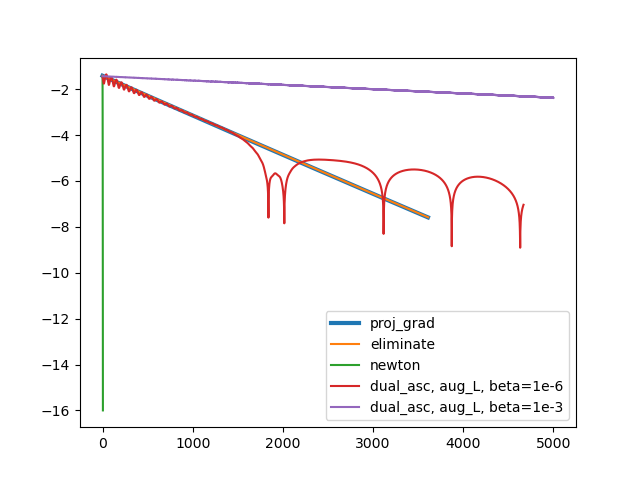

This chart was generated by the following Python code:
'''
HW 14-2: comparation between several constrained optimization algorithm
'''
import numpy as np
import matplotlib.pyplot as plt
from numpy.linalg import inv, svd, solve
from numpy.random import seed, rand
from scipy.optimize import minimize
import random
random.seed(114514)
seed(114514)

class F:
    def __init__(self, A=None, b=None, n=500, p=100, random=True):
        if random:
            self.A = rand(p, n)
            self.b = rand(p)
        else:
            self.A = A
            self.b = b
        self.n = n
        self.p = p
        self.P = np.eye(n) - self.A.T @ inv(self.A @ self.A.T) @ self.A


    def f(self, x):
        return np.log(np.sum(np.exp(x)))

    def df(self, x):
        return np.exp(x) / np.sum(np.exp(x))
    
    def ddf(self, x):
        df = self.df(x)
        return np.diag(df) - np.outer(df, df)

    def proj(self, x):
        return self.P @ x + self.A.T @ (inv(self.A @ self.A.T) @ self.b)


class Opt:
    def __init__(self):
        pass

    def fe(self, z):
        return self.f(self.spec_sol + self.zero_space @ z)

    def dfe(self, z):
        return self.zero_space.T @ self.df(self.spec_sol + self.zero_space @ z)

    def _lsearch(self, x, d, f, g, func):
        t = 1
        while func(x + t * d) > f + self.alpha * t * np.dot(d, g):
            t *= self.beta
        return t

    def Lx(self, x):
        Axb = self.A @ x - self.b
        return self.f(x) + np.dot(self.v, Axb) + self.aug / 2 * np.dot(Axb, Axb)

    def dLx(self, x):
        return self.df(x) + self.A.T @ self.v + self.aug * self.A.T @ (self.A @ x - self.b)

    def _step(self, step, method):
        if method == "proj_grad":
            f = self.f(self.x)
            g = self.df(self.x)
            d = -self.P @ g
            l = d
        elif method == "eliminate":
            if step == 0:
                self.x = np.zeros(self.n - self.p)
            f = self.fe(self.x)
            g = self.dfe(self.x)
            d = -g
            l = d
        elif method == "newton":
            f = self.f(self.x)
            g = self.df(self.x)
            H = self.ddf(self.x)
            KKT_mat1 = np.concatenate([H, self.A.T], axis=1)
            KKT_mat2 = np.concatenate([self.A, np.zeros((self.p, self.p))], axis=1)
            KKT_mat = np.concatenate([KKT_mat1, KKT_mat2], axis=0)
            g0 = np.concatenate([-g, np.zeros(self.p)])
            d = solve(KKT_mat, g0)[:500]
            #l = np.dot(d, H @ d) / np.sqrt(2)
            l = d
        elif method == "dual_asc":
            f = self.f(self.x)
            L = self.Lx(self.x) 
            g = self.dLx(self.x)
            d = -g
            l = d
            pass # 啥时候能写完啊

        print(f)
        # print(np.max(self.A @ self.x - self.b))
        self.fs.append(f)
        # if np.dot(l, l) < self.eta2:
        if np.dot(l, l) < self.eta2 or step > 5000:
            return False

        if method == "dual_asc":
            if self.prec:
                self.x = minimize(self.Lx, self.x, jac=self.dLx).x
            else:
                alpha = self._lsearch(self.x, d, L, g, self.Lx)
                self.x += alpha * d
            self.v += self.aug * (self.A @ self.x - self.b)
        else:
            alpha = self._lsearch(self.x, d, f, g, self.f)
            self.x += alpha * d
        return True

    def opt(self, F, alpha, beta, eta, method, aug=0.000001, prec=False):
        self.x = F.proj(rand(F.n))
        self.v = np.zeros(F.p)
        self.f = F.f; self.n = F.n; self.p = F.p
        self.A = F.A; self.b = F.b; self.P = F.P
        self.df = F.df; self.ddf = F.ddf; self.aug = aug
        self.prec = prec
        u, s, vt = svd(self.A)
        self.zero_space = vt[self.p:].T
        self.fs = []
        self.alpha = alpha
        self.beta = beta
        self.eta2 = eta ** 2
        self.spec_sol = self.x.copy()
        
        flag = True
        step = 0
        while flag:
            flag = self._step(step, method)
            step += 1
        self.L = len(self.fs)
        # self.pstar = self.fs[-1]
        self.pstar = 6.215668419620234

    def plot_fi(self):
        plt.figure()
        plt.plot(np.linspace(1, self.L, self.L), np.log10(abs(np.array(self.fs) - self.pstar) + 1e-16))
        plt.show()

def test_F(A,b,method, **kwarg):
    opt = Opt()
    func = F(A,b,random=False)
    opt.opt(F=func, alpha=0.25, beta=0.75, eta=1e-5, method=method, **kwarg)
    ans = opt.fs[:]
    del opt
    return ans

if __name__ == "__main__":
    A = rand(100, 500)
    b = rand(100)
    l1 = test_F(A, b, method="proj_grad")
    l2 = test_F(A, b, method="eliminate")
    l3 = test_F(A, b, method="newton")
    l4 = test_F(A, b, method="dual_asc", aug=1e-6)
    l5 = test_F(A, b, method="dual_asc", aug=1e-3)
    pstar = 6.215668419620234
    plt.figure()
    plt.plot(range(len(l1)), np.log10(abs(np.array(l1) - pstar) + 1e-16), label="proj_grad", linewidth=3)
    plt.plot(range(len(l2)), np.log10(abs(np.array(l2) - pstar) + 1e-16), label="eliminate")
    plt.plot(range(len(l3)), np.log10(abs(np.array(l3) - pstar) + 1e-16), label="newton")
    plt.plot(range(len(l4)), np.log10(abs(np.array(l4) - pstar) + 1e-16), label="dual_asc, aug_L, beta=1e-6")
    plt.plot(range(len(l5)), np.log10(abs(np.array(l5) - pstar) + 1e-16), label="dual_asc, aug_L, beta=1e-3")
    plt.legend()
    plt.savefig("HW17/compare.png")
    plt.show()

"""
6.215668419622828
6.21566841962287
6.215668419620234
"""